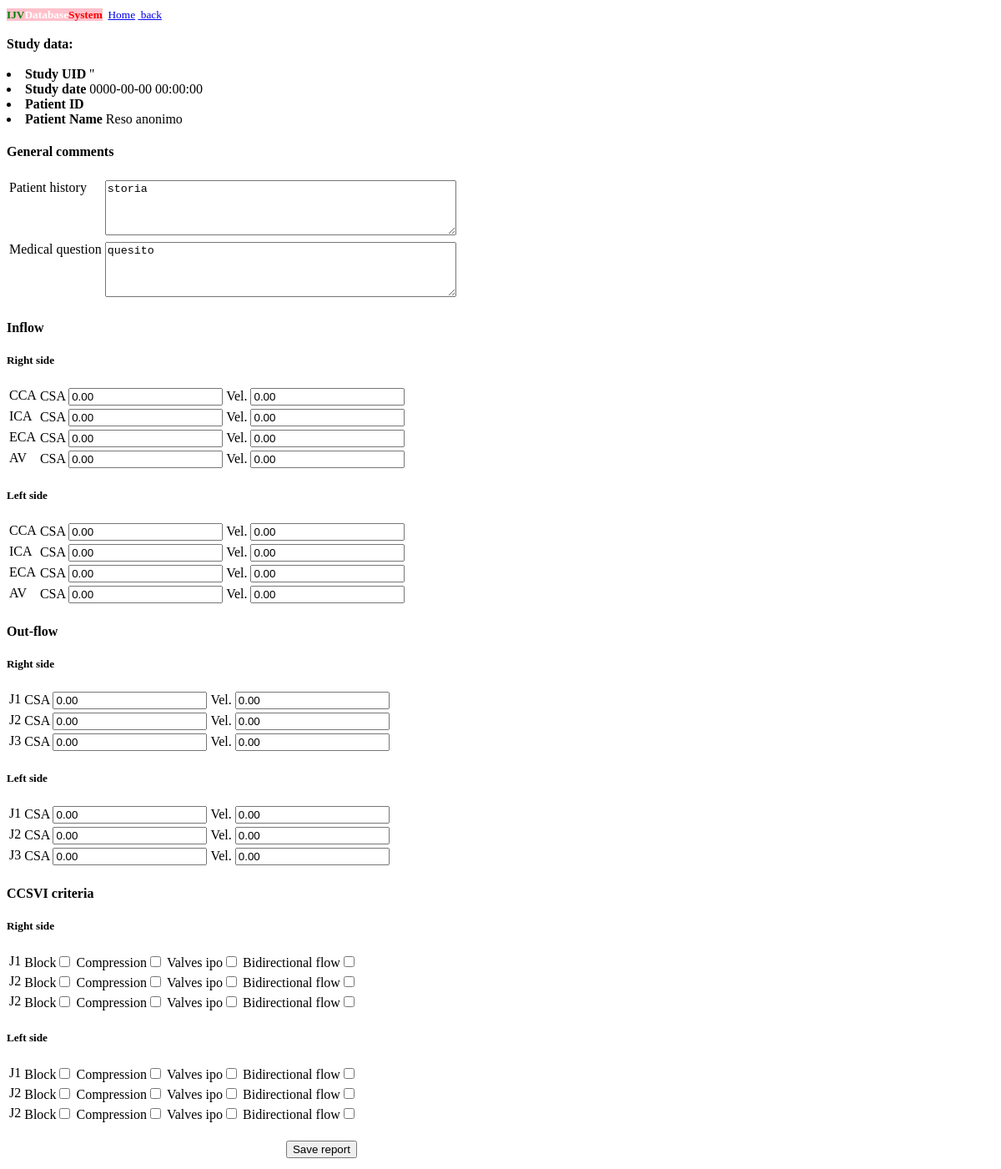
/report.php, run on an earlier commit of the app's database.
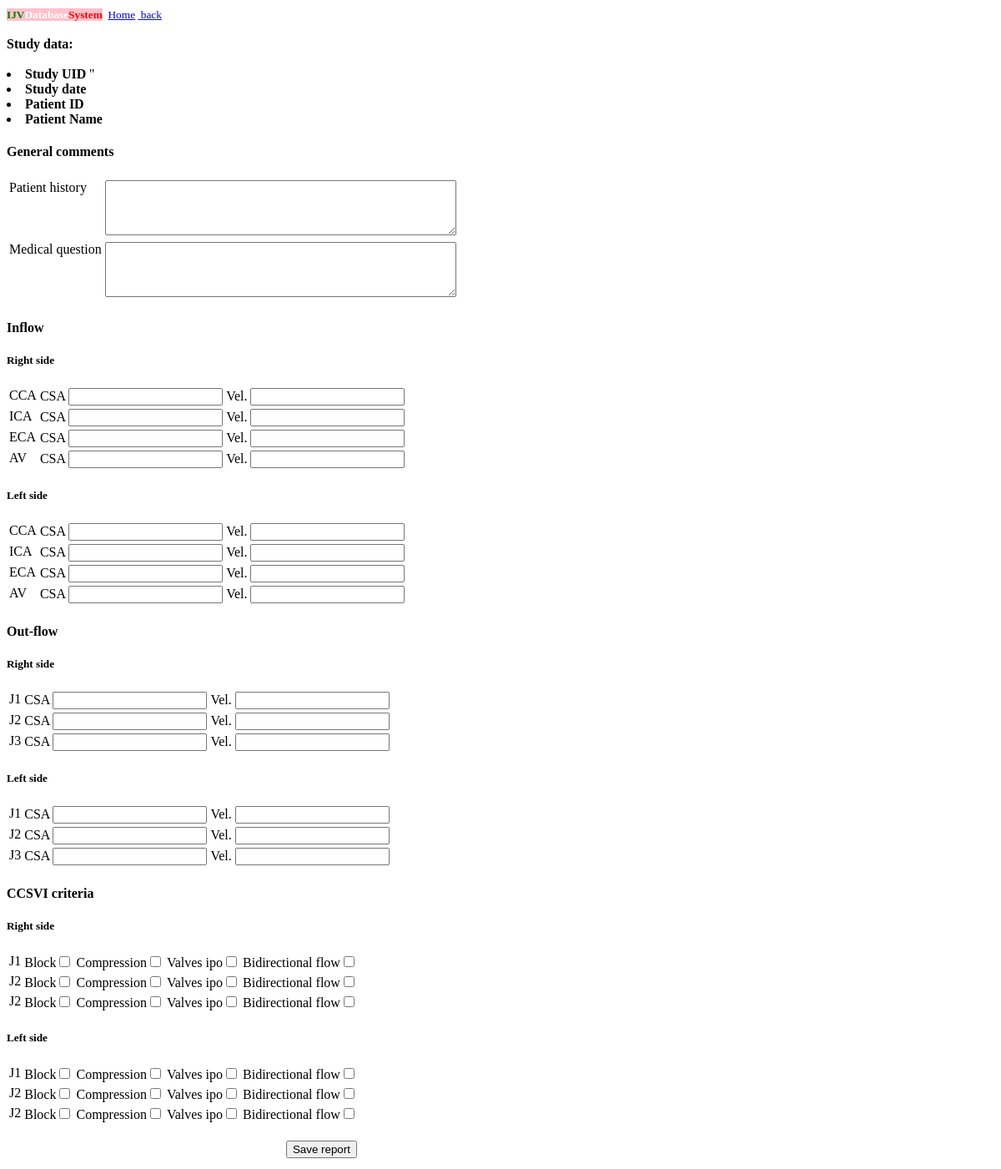
And on a later commit of the database.
### tables this page shows
CREATE TABLE IF NOT EXISTS `us_study` (
  `studyInstanceUID` varchar(64) NOT NULL,
  `patientName` varchar(100) NOT NULL,
  `patientFamilyName` varchar(100) NOT NULL,
  `patientID` varchar(100) NOT NULL,
  `studyDateTime` datetime DEFAULT NULL,
  `dataEntryDateTime` timestamp NOT NULL DEFAULT CURRENT_TIMESTAMP,
  `researchID` varchar(100) NOT NULL,
  PRIMARY KEY (`studyInstanceUID`),
  KEY `researchID` (`researchID`)
);

CREATE TABLE IF NOT EXISTS `us_report` (
  `reportID` mediumint(9) NOT NULL AUTO_INCREMENT,
  `studyInstanceUID` varchar(64) NOT NULL,
  `storia` varchar(2000) NOT NULL,
  `quesito` varchar(2000) NOT NULL,
  `cca_csa_d` decimal(5,2) NOT NULL,
  `ica_csa_d` decimal(5,2) NOT NULL,
  `eca_csa_d` decimal(5,2) NOT NULL,
  `av_csa_d` decimal(5,2) NOT NULL,
  `cca_v_d` decimal(5,2) NOT NULL,
  `ica_v_d` decimal(5,2) NOT NULL,
  `eca_v_d` decimal(5,2) NOT NULL,
  `av_v_d` decimal(5,2) NOT NULL,
  `j1_csa_d` decimal(5,2) NOT NULL,
  `j2_csa_d` decimal(5,2) NOT NULL,
  `j3_csa_d` decimal(5,2) NOT NULL,
  `j1_v_d` decimal(5,2) NOT NULL,
  `j2_v_d` decimal(5,2) NOT NULL,
  `j3_v_d` decimal(5,2) NOT NULL,
  `j1_bloccoFlusso_d` tinyint(1) NOT NULL,
  `j1_flussoBi_d` tinyint(1) NOT NULL,
  `j1_valvolaIpoMobile_d` tinyint(1) NOT NULL,
  `j1_compressioni_d` tinyint(1) NOT NULL,
  `j2_bloccoFlusso_d` tinyint(1) NOT NULL,
  `j2_flussoBi_d` tinyint(1) NOT NULL,
  `j2_valvolaIpoMobile_d` tinyint(1) NOT NULL,
  `j2_compressioni_d` tinyint(1) NOT NULL,
  `j3_bloccoFlusso_d` tinyint(1) NOT NULL,
  `j3_flussoBi_d` tinyint(1) NOT NULL,
  `j3_valvolaIpoMobile_d` tinyint(1) NOT NULL,
  `j3_compressioni_d` tinyint(1) NOT NULL,
  `cca_csa_s` decimal(5,2) NOT NULL,
  `ica_csa_s` decimal(5,2) NOT NULL,
  `eca_csa_s` decimal(5,2) NOT NULL,
  `av_csa_s` decimal(5,2) NOT NULL,
  `cca_v_s` decimal(5,2) NOT NULL,
  `ica_v_s` decimal(5,2) NOT NULL,
  `eca_v_s` decimal(5,2) NOT NULL,
  `av_v_s` decimal(5,2) NOT NULL,
  `j1_csa_s` decimal(5,2) NOT NULL,
  `j2_csa_s` decimal(5,2) NOT NULL,
  `j3_csa_s` decimal(5,2) NOT NULL,
  `j1_v_s` decimal(5,2) NOT NULL,
  `j2_v_s` decimal(5,2) NOT NULL,
  `j3_v_s` decimal(5,2) NOT NULL,
  `j1_bloccoFlusso_s` tinyint(1) NOT NULL,
  `j1_flussoBi_s` tinyint(1) NOT NULL,
  `j1_valvolaIpoMobile_s` tinyint(1) NOT NULL,
  `j1_compressioni_s` tinyint(1) NOT NULL,
  `j2_bloccoFlusso_s` tinyint(1) NOT NULL,
  `j2_flussoBi_s` tinyint(1) NOT NULL,
  `j2_valvolaIpoMobile_s` tinyint(1) NOT NULL,
  `j2_compressioni_s` tinyint(1) NOT NULL,
  `j3_bloccoFlusso_s` tinyint(1) NOT NULL,
  `j3_flussoBi_s` tinyint(1) NOT NULL,
  `j3_valvolaIpoMobile_s` tinyint(1) NOT NULL,
  `j3_compressioni_s` tinyint(1) NOT NULL,
  `nome` varchar(100) NOT NULL,
  `cognome` varchar(100) NOT NULL,
  `Indirizzo` varchar(300) NOT NULL,
  `telefono` varchar(20) NOT NULL,
  PRIMARY KEY (`reportID`),
  KEY `studyInstanceUID` (`studyInstanceUID`)
);

### web/db.php (called while the page is built, shortened)
<?php
	class Db {
	protected static $connection;
	public function connect() {
	    if(!isset(self::$connection)) {
		$config = parse_ini_file('./config.ini');
		self::$connection = new mysqli('localhost',$config['username'],$config['password'],$config['dbname']);
	    }
	    return self::$connection;
	}
	public function query($query) {
		$connection = $this -> connect();
		$result = $connection -> query($query);
		return $result;
	}
	public function select($query) {
		$rows = array();
		$result = $this -> query($query);
		while ($row = $result -> fetch_assoc()) {
		$rows[] = $row;
		}
	    return $rows;
	}
	public function quote($value) {
	    $connection = $this -> connect();
	    return "'" . $connection -> real_escape_string($value) . "'";
	}
    }
?>

### web/report.php (the view, shortened to what the changed rows need)
<!DOCTYPE html>
<?php
include("db.php");
$db = new Db();
$suid= $db -> quote($_GET['study']);
$query="SELECT * from  us_study where studyInstanceUID =".$suid;
$rows = $db -> select($query);
$studyDateTime=$rows[0]['studyDateTime'];
$patientID=$rows[0]['patientID'];
$patientName=$rows[0]['patientName'];
$query="SELECT * from us_report inner join us_study on us_report.studyInstanceUID=us_report.studyInstanceUID where us_report.studyInstanceUID =".$suid;
$rows = $db -> select($query);
$rn = count($rows,COUNT_NORMAL);
if($rn==0){
	$query="SELECT `reportID`, `studyInstanceUID`, 'storia' as `storia`, 'quesito' as `quesito`, 0 as `cca_csa_d`, 0 as `ica_csa_d`,0 as `eca_csa_d`, 0 as `av_csa_d`,0 as `cca_v_d`, 0 as `ica_v_d`,0 as `eca_v_d`, 0 as `av_v_d`, 0 as `j1_csa_d`, 0 as `j2_csa_d`, 0 as `j3_csa_d`,0 as `j1_v_d`,0 as `j2_v_d`, 0 as `j3_v_d`, 0 as `j1_bloccoFlusso_d`,0 as `j1_flussoBi_d`, 0 as `j1_valvolaIpoMobile_d`,0 as `j1_compressioni_d`,0 as `j2_bloccoFlusso_d`,0 as `j2_flussoBi_d`,0 as `j2_valvolaIpoMobile_d`,0 as `j2_compressioni_d`,0 as `j3_bloccoFlusso_d`,0 as `j3_flussoBi_d`,0 as `j3_valvolaIpoMobile_d`,0 as `j3_compressioni_d`, 0 as `cca_csa_s`, 0 as `ica_csa_s`,0 as `eca_csa_s`, 0 as `av_csa_s`,0 as `cca_v_s`, 0 as `ica_v_s`,0 as `eca_v_s`, 0 as `av_v_s`, 0 as `j1_csa_s`, 0 as `j2_csa_s`, 0 as `j3_csa_s`,0 as `j1_v_s`,0 as `j2_v_s`, 0 as `j3_v_s`, 0 as `j1_bloccoFlusso_s`,0 as `j1_flussoBi_s`, 0 as `j1_valvolaIpoMobile_s`,0 as `j1_compressioni_s`,0 as `j2_bloccoFlusso_s`,0 as `j2_flussoBi_s`,0 as `j2_valvolaIpoMobile_s`,0 as `j2_compressioni_s`,0 as `j3_bloccoFlusso_s`,0 as `j3_flussoBi_s`,0 as `j3_valvolaIpoMobile_s`,0 as `j3_compressioni_s` from us_report";
	$rows = $db -> select($query);
}
?>
<html>
<body>
<header><br><br>
<b>Study data:</b><br><br>
<b><li>Study UID</b> <?php echo $suid;?><br>
<b><li>Study date</b> <?php echo $studyDateTime;?><br>
<b><li>Patient ID</b> <?php echo $patientID;?><br>
<b><li>Patient Name</b> <?php echo $patientName;?><br>
<form action="controller.php?action=savereport" method="get" id=report >
<table>
<tr valign=top>
<td>Patient history</td><td><textarea rows="4" cols="50" name=storia id=report>
<?php print($rows[0]['storia']); ?>
</textarea>
</tr>
<tr valign=top>
<td>Medical question</td><td><textarea rows="4" cols="50" name=quesito id=report>
<?php print($rows[0]['quesito']); ?>
</textarea>
</tr>
</table>
<table>
<tr valign=top>
<td>CSA <input type=text name=cca_csa_d value='<?php print($rows[0]['cca_csa_d']); ?>'></td>
<td>Vel. <input type=text name=cca_v_d value='<?php print($rows[0]['cca_v_d']); ?>'
</tr>
<tr valign=top>
<td>ICA</td>
<td>CSA <input type=text name=ica_csa_d value='<?php print($rows[0]['ica_csa_d']); ?>'></td>
<td>Vel. <input type=text name=ica_v_d value='<?php print($rows[0]['ica_v_d']); ?>'
</tr>
<tr valign=top>
<td>ECA</td>
<td>CSA <input type=text name=eca_csa_d value='<?php print($rows[0]['eca_csa_d']); ?>'></td>
<td>Vel. <input type=text name=eca_v_d value='<?php print($rows[0]['eca_v_d']); ?>'
</tr>
<tr valign=top>
<td>AV</td>
<td>CSA <input type=text name=av_csa_d value='<?php print($rows[0]['av_csa_d']); ?>'></td>
<td>Vel. <input type=text name=av_v_d value='<?php print($rows[0]['av_v_d']); ?>'
</tr>
</table>
<table>
<tr valign=top>
<td>CSA <input type=text name=cca_csa_s value='<?php print($rows[0]['cca_csa_s']); ?>'></td>
<td>Vel. <input type=text name=cca_v_s value='<?php print($rows[0]['cca_v_s']); ?>'
</tr>
<tr valign=top>
<td>ICA</td>
<td>CSA <input type=text name=ica_csa_s value='<?php print($rows[0]['ica_csa_s']); ?>'></td>
<td>Vel. <input type=text name=ica_v_s value='<?php print($rows[0]['ica_v_s']); ?>'
</tr>
<tr valign=top>
<td>ECA</td>
<td>CSA <input type=text name=eca_csa_s value='<?php print($rows[0]['eca_csa_s']); ?>'></td>
<td>Vel. <input type=text name=eca_v_s value='<?php print($rows[0]['eca_v_s']); ?>'
</tr>
<tr valign=top>
<td>AV</td>
<td>CSA <input type=text name=av_csa_s value='<?php print($rows[0]['av_csa_s']); ?>'></td>
<td>Vel. <input type=text name=av_v_s value='<?php print($rows[0]['av_v_s']); ?>'
</tr>
</table>
<table>
<tr valign=top>
<td>CSA <input type=text name=j1_csa_d value='<?php print($rows[0]['j1_csa_d']); ?>'></td>
<td>Vel. <input type=text name=j1_v_d value='<?php print($rows[0]['j1_v_d']); ?>'
</tr>
<tr valign=top>
<td>J2</td>
<td>CSA <input type=text name=j2_csa_d value='<?php print($rows[0]['j2_csa_d']); ?>'></td>
<td>Vel. <input type=text name=j2_v_d value='<?php print($rows[0]['j2_v_d']); ?>'
</tr>
<tr valign=top>
<td>J3</td>
<td>CSA <input type=text name=j3_csa_d value='<?php print($rows[0]['j3_csa_d']); ?>'></td>
<td>Vel. <input type=text name=j3_v_d value='<?php print($rows[0]['j3_v_d']); ?>'
</tr>
</table>
<table>
<tr valign=top>
<td>CSA <input type=text name=j1_csa_s value='<?php print($rows[0]['j1_csa_s']); ?>'></td>
<td>Vel. <input type=text name=j1_v_s value='<?php print($rows[0]['j1_v_s']); ?>'
</tr>
<tr valign=top>
<td>J2</td>
<td>CSA <input type=text name=j2_csa_s value='<?php print($rows[0]['j2_csa_s']); ?>'></td>
<td>Vel. <input type=text name=j2_v_s value='<?php print($rows[0]['j2_v_s']); ?>'
</tr>
<tr valign=top>
<td>J3</td>
<td>CSA <input type=text name=j3_csa_s value='<?php print($rows[0]['j3_csa_s']); ?>'></td>
<td>Vel. <input type=text name=j3_v_s value='<?php print($rows[0]['j3_v_s']); ?>'
</tr>
</table>
</form>
</body>
</html>

What changed in the data, as far as the page shows it:
removed us_study: studyDateTime "0000-00-00 00:00:00", patientName "Reso anonimo"
removed us_report: storia "storia", quesito "quesito", cca_csa_d "0.00", cca_v_d "0.00", ica_csa_d "0.00", ica_v_d "0.00", eca_csa_d "0.00", eca_v_d "0.00", av_csa_d "0.00", av_v_d "0.00", cca_csa_s "0.00", cca_v_s "0.00", ica_csa_s "0.00", ica_v_s "0.00", eca_csa_s "0.00", eca_v_s "0.00", av_csa_s "0.00", av_v_s "0.00", j1_csa_d "0.00", j1_v_d "0.00", j2_csa_d "0.00", j2_v_d "0.00", j3_csa_d "0.00", j3_v_d "0.00", j1_csa_s "0.00", j1_v_s "0.00", j2_csa_s "0.00", j2_v_s "0.00", j3_csa_s "0.00", j3_v_s "0.00"
